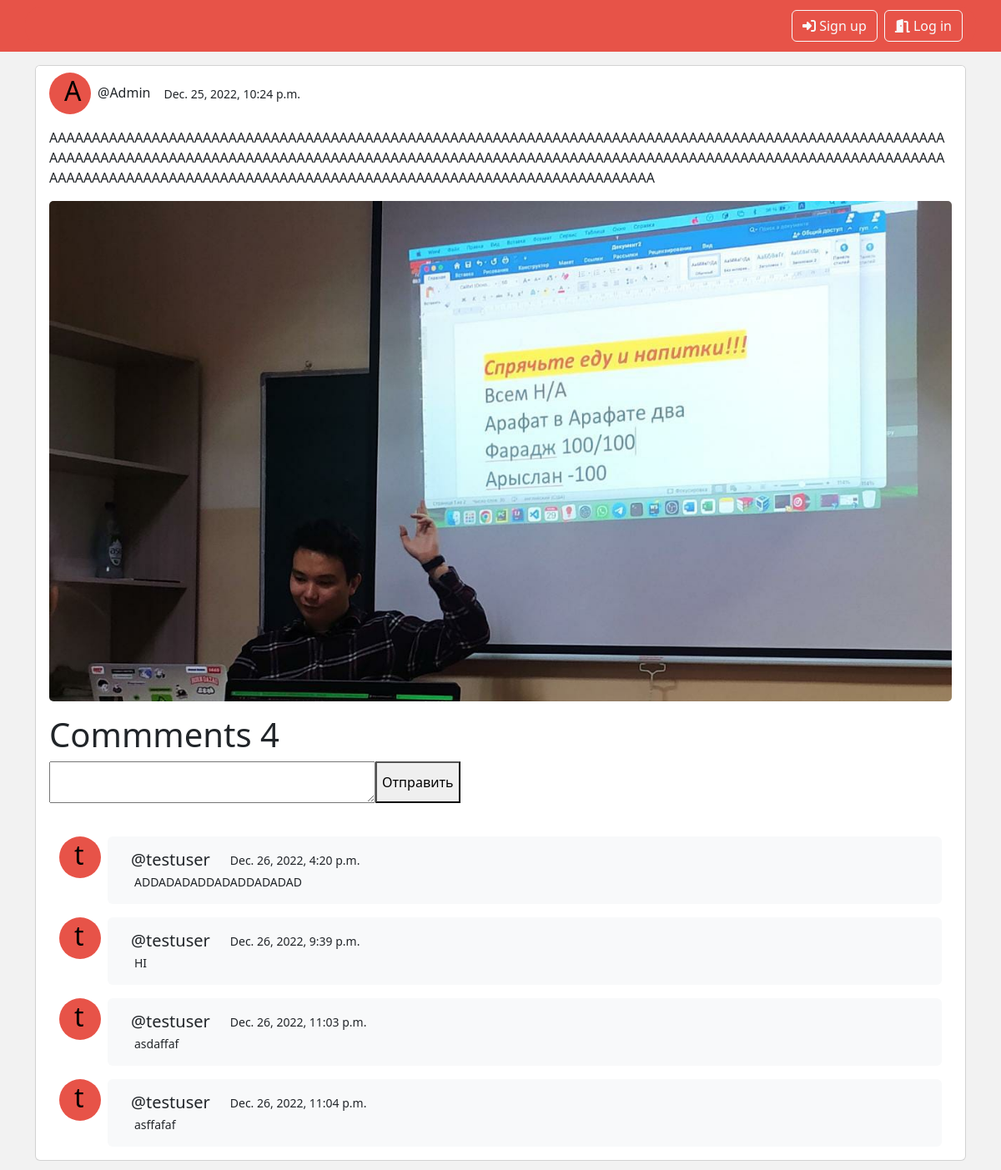
/post/view/1, run on the app's committed database.
### core/models.py (models this page shows, shortened)
class Post(models.Model):
    userPost = models.ForeignKey(User, on_delete=models.CASCADE, verbose_name="Post by", default="", null=True)
    content = models.TextField('Контент')
    postDate = models.DateTimeField('Дата публикации', default=datetime.now)
    image = models.ImageField(upload_to='post_image', blank=True)
    class Meta:
        verbose_name = "Пост"
        verbose_name_plural = "Посты"

class Comment(models.Model):
    user = models.ForeignKey(User, on_delete=models.CASCADE)
    post = models.ForeignKey(Post, on_delete=models.CASCADE)
    text = models.TextField()
    created = models.DateTimeField('Дата коммента', default=datetime.now)

### core/views.py (the view)
# urls.py: path('post/view/<int:pk>', views.postDetail, name='postDetail'),
def postDetail(request, pk):
    post = get_object_or_404(Post, pk=pk)
    comments = Comment.objects.filter(post=post).order_by("created")
    if request.method == 'POST':
        comment_form = AddCommentForm(data=request.POST)
        if comment_form.is_valid():
            new_comment = comment_form.save(commit=False)
            new_comment.post = post
            new_comment.user = request.user
            new_comment.save()
    else:
        comment_form = AddCommentForm()
    return render(request, "pages/post-detail.html", {
        'post': post,
        'form': AddCommentForm(),
        'comments': comments
    })

### core/forms.py
class AddCommentForm(forms.ModelForm):
    class Meta:
        model = Comment
        fields = ('text',)

### templates/pages/post-detail.html (shortened to what this page needs)
{% extends '../base.html' %}
{% block content %}
        <div class="card">
          <div class="card-header border-0 pb-0 bg-white">
            <div class="d-flex align-items-center justify-content-between">
              <div class="d-flex align-items-center">
                <div class="avatar avatar-story me-2">
                  <div class="avatar-circle bg-pink"><h2 class="text-black avatar-content">{{ post.userPost|make_list|first }}</h2></div>
                </div>
                <div>
                  <div class="nav nav-divider d-flex ">
                    <h6 class="nav-item card-title mb-0">@{{ post.userPost.username }}</h6>
                    <span class="nav-item small ms-3">{{ post.postDate }}</span>
                  </div>
                </div>
              </div>
            </div>
          </div>
          <div class="card-body d-flex flex-column ">
            <p>{{ post.content}}</p>
            <img class="card-img image" src="{{ post.image.url }}" alt="Post">
        <h1 class="mt-3">Commments {{ post.comment_set.count }}</h1>
    <form class="mb-4" action="" method="POST">
        <div class="d-flex" style="height:50px;">
{{ form.text }}
      <button type="submit" name="button">Отправить</button>
            </div>
    </form>
              {% for comment in comments %}
              <div class="d-flex mt-3 container">
                <div class="avatar avatar-story me-2 ">
                  <div class="avatar-circle bg-pink"><h2 class="text-black avatar-content">{{ comment.user|make_list|first }}</h2></div>
                </div>
              <div class="bg-light rounded-start-top-0 p-3 rounded w-100">
                      <div class="d-flex justify-content-between">
                          <div class="d-flex justify-content-between">
                <div>
                  <div class=" d-flex align-items-center">
                      <div class="d-flex justify-content-between align-items-center container">
                          <h5 class="card-title mb-0">@{{ comment.user }} </h5>
                          <span class="small ms-4">{{ comment.created }}</span>
                      </div>
                  </div>
                </div>
              </div>
                      </div>
                      <p class="small mb-0 ms-3 mt-1">{{ comment.text }}</p>
                    </div>
          </div>
            {% endfor %}
            </div>
                    </div>
{% endblock %}

### static/css/style.css (style rules this page uses)
body { background-color: #f2f2f2; }
.bg-pink { background-color:#e75348; }
.image { object-fit:cover; max-height:600px; }
.avatar-circle { display:flex; vertical-align:middle; text-align:center; width:50px; height:50px; border-radius:50%; }
.avatar-content { position: relative; top: 3px; left: 18px; }

### data on the page
Post: userPost|make_list "A", userPost.username "Admin", postDate "Dec. 25, 2022, 10:24 p.m.", content "AAAAAAAAAAAAAAAAAAAAAAAAAAAAAAAAAAAAAAAAAAAAAAAAAAAAAAAAAAAAAAAAAAAAAAAAAAAAAAAAAAAAAAAAAAAAAAAAAAAAAAAAAAAAAAAAAAAAAAAAAAAAAAAAAAAAAAAAAAAAAAAAAAAAAAAAAAAAAAAAAAAAAAAAAAAAAAAAAAAAAAAAAAAAAAAAAAAAAAAAAAAAAAAAAAAAAAAAAAAAAAAAAAAAAAAAAAAAAAAAAAAAAAAAAAAAAAAAAAAAAAAAAAAAAAAAAAAAAAAAA", image (picture), comment_set.count "4"
Comment: user|make_list "t", user "testuser", created "Dec. 26, 2022, 4:20 p.m.", text "ADDADADADDADADDADADAD"
Comment: user|make_list "t", user "testuser", created "Dec. 26, 2022, 9:39 p.m.", text "HI"
Comment: user|make_list "t", user "testuser", created "Dec. 26, 2022, 11:03 p.m.", text "asdaffaf"
Comment: user|make_list "t", user "testuser", created "Dec. 26, 2022, 11:04 p.m.", text "asffafaf"
